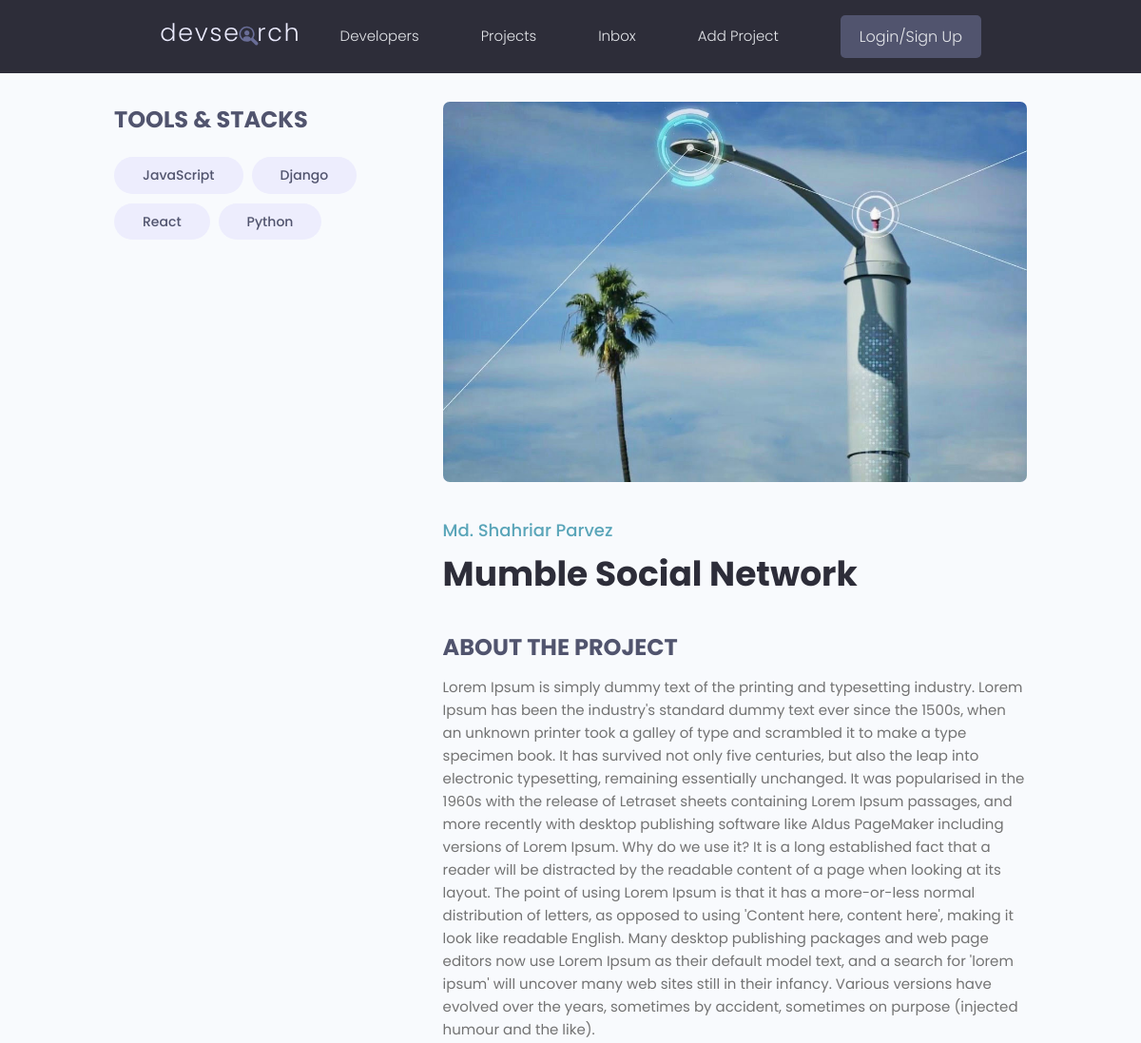
The app's page /project/e73919b9-b987-4236-9e7b-63a883ce8d0d/ (upper part), older data.
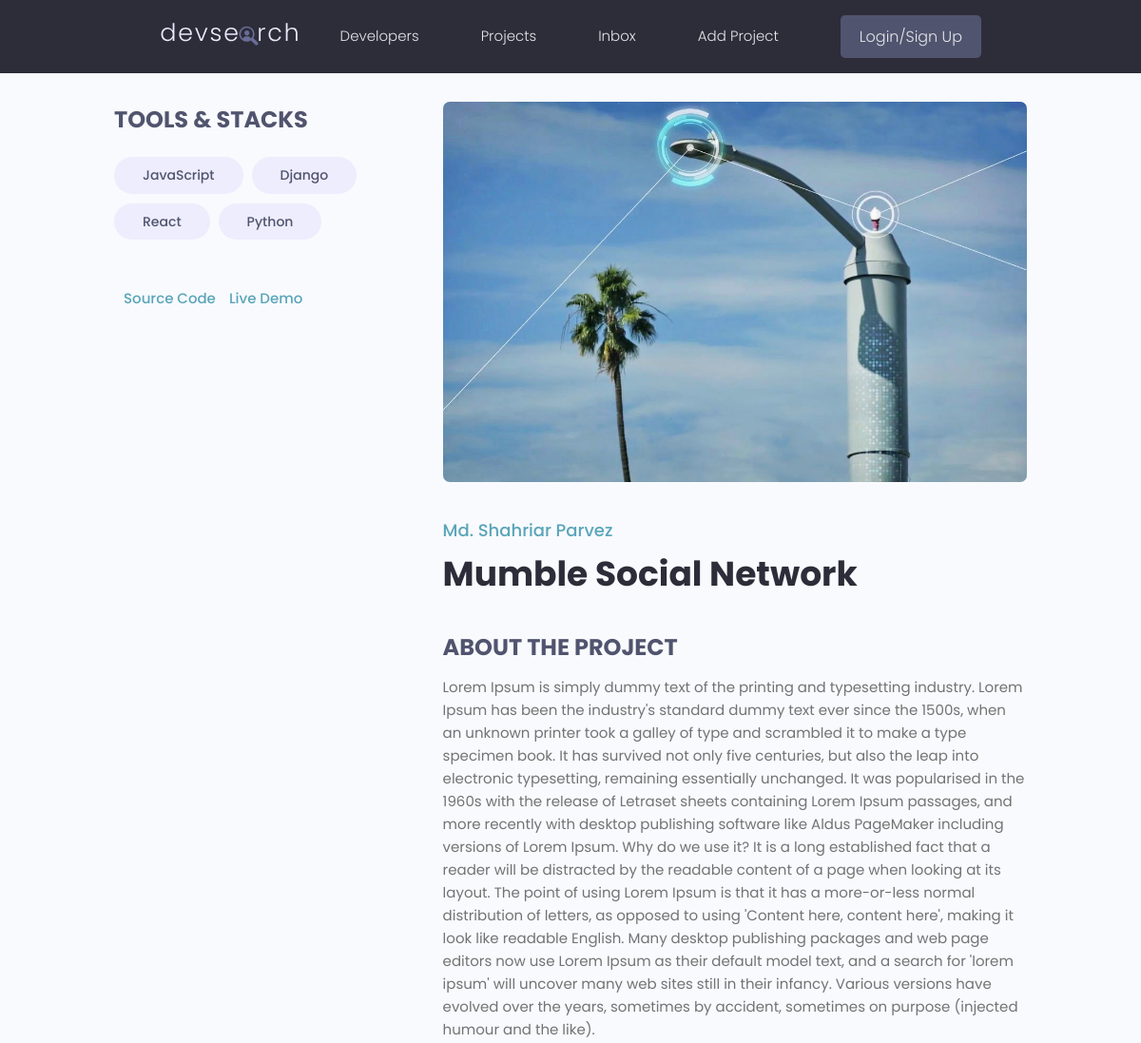
The same page, newer data.
### projects/views.py (the view)
# urls.py: path('project/<str:pk>/', views.project, name="project"),
def project(request, pk):
    projectObj = Project.objects.get(id=pk)
    return render(request, 'projects/single-project.html', {'project': projectObj})

### projects/models.py (called while the page is built)
    def __str__(self):
        return self.name

### projects/templates/projects/single-project.html (shortened to what this page needs)
{% extends 'main.html' %}
{% block content %}
  <main class="singleProject my-md">
    <div class="container">
      <div class="layout">
        <div class="column column--1of3">
          <h3 class="singleProject__subtitle">Tools & Stacks</h3>
          <div class="singleProject__toolStack">
            {% for tag in project.tags.all %}
              <span class="tag tag--pill tag--sub tag--lg">
              <small>{{tag}}</small>
            </span>
              {% endfor %}
          </div>
            {% if project.source_link %}
          <a class="singleProject__liveLink" href="#" target="_blank">Source Code
          </a>
            {% endif %}
            {% if project.demo_link %}
          <a class="singleProject__liveLink" href="#" target="_blank">Live Demo
          </a>
            {% endif %}
        </div>
        <div class="column column--2of3">
          <img class="singleProject__preview" src="{{ project.featured_image.url }}" alt="portfolio thumbnail" />
          <a href="profile.html" class="singleProject__developer">Md. Shahriar Parvez</a>
          <h2 class="singleProject__title">{{project.title}}</h2>
          <h3 class="singleProject__subtitle">About the Project</h3>
          <div class="singleProject__info">
            {{project.description}}
          </div>
        </div>
      </div>
    </div>
  </main>
{% endblock %}

Row changes from the older to the newer data that the page shows:
changed Project "Mumble Social Network": source_link empty → "kdfjlkfj" (drawn); demo_link empty → "hfghdf" (drawn)
Text that changed along with them:
text now shown: "Source Code Live Demo"
